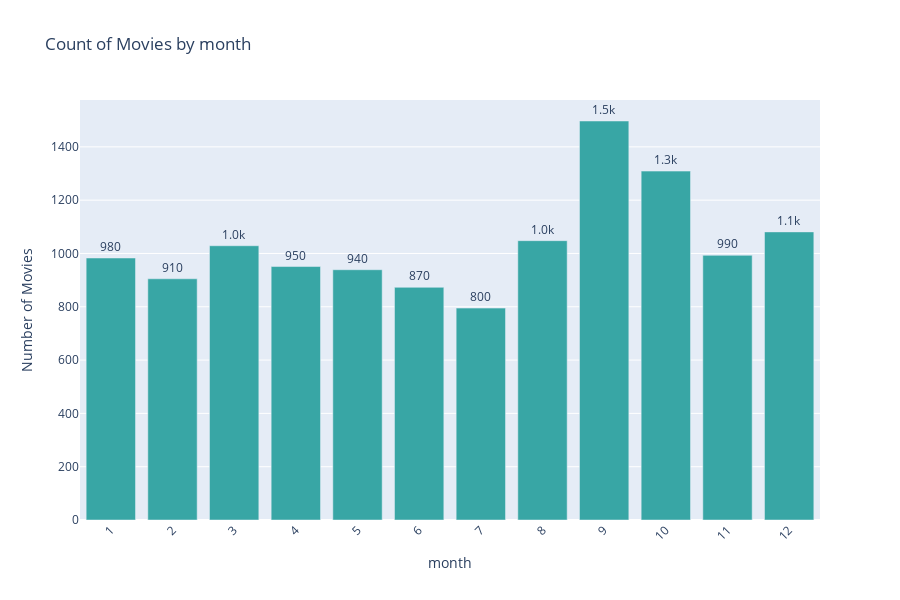

The code cell stored with this chart in its notebook:
### Code cell
plot_and_export_categorical_distribution(movie, 'month', 0, "linear", False)

### Figure 1 — Plotly figure (JSON) as saved in the notebook; plotly's stock layout.template omitted (floating-point values rounded to 4 significant figures)
{"data": [{"alignmentgroup": "True", "hovertemplate": "month=%{x}<br>Number of Movies=%{text}<extra></extra>", "legendgroup": "1", "marker": {"color": "rgba(56, 166, 165, 1)", "pattern": {"shape": ""}}, "name": "1", "offsetgroup": "1", "orientation": "v", "showlegend": true, "text": [983], "textposition": "outside", "texttemplate": "%{text:.2s}", "type": "bar", "x": ["1"], "xaxis": "x", "y": [983], "yaxis": "y"}, {"alignmentgroup": "True", "hovertemplate": "month=%{x}<br>Number of Movies=%{text}<extra></extra>", "legendgroup": "2", "marker": {"color": "rgba(56, 166, 165, 1)", "pattern": {"shape": ""}}, "name": "2", "offsetgroup": "2", "orientation": "v", "showlegend": true, "text": [905], "textposition": "outside", "texttemplate": "%{text:.2s}", "type": "bar", "x": ["2"], "xaxis": "x", "y": [905], "yaxis": "y"}, {"alignmentgroup": "True", "hovertemplate": "month=%{x}<br>Number of Movies=%{text}<extra></extra>", "legendgroup": "3", "marker": {"color": "rgba(56, 166, 165, 1)", "pattern": {"shape": ""}}, "name": "3", "offsetgroup": "3", "orientation": "v", "showlegend": true, "text": [1029], "textposition": "outside", "texttemplate": "%{text:.2s}", "type": "bar", "x": ["3"], "xaxis": "x", "y": [1029], "yaxis": "y"}, {"alignmentgroup": "True", "hovertemplate": "month=%{x}<br>Number of Movies=%{text}<extra></extra>", "legendgroup": "4", "marker": {"color": "rgba(56, 166, 165, 1)", "pattern": {"shape": ""}}, "name": "4", "offsetgroup": "4", "orientation": "v", "showlegend": true, "text": [951], "textposition": "outside", "texttemplate": "%{text:.2s}", "type": "bar", "x": ["4"], "xaxis": "x", "y": [951], "yaxis": "y"}, {"alignmentgroup": "True", "hovertemplate": "month=%{x}<br>Number of Movies=%{text}<extra></extra>", "legendgroup": "5", "marker": {"color": "rgba(56, 166, 165, 1)", "pattern": {"shape": ""}}, "name": "5", "offsetgroup": "5", "orientation": "v", "showlegend": true, "text": [939], "textposition": "outside", "texttemplate": "%{text:.2s}", "type": "bar", "x": ["5"], "xaxis": "x", "y": [939], "yaxis": "y"}, {"alignmentgroup": "True", "hovertemplate": "month=%{x}<br>Number of Movies=%{text}<extra></extra>", "legendgroup": "6", "marker": {"color": "rgba(56, 166, 165, 1)", "pattern": {"shape": ""}}, "name": "6", "offsetgroup": "6", "orientation": "v", "showlegend": true, "text": [873], "textposition": "outside", "texttemplate": "%{text:.2s}", "type": "bar", "x": ["6"], "xaxis": "x", "y": [873], "yaxis": "y"}, {"alignmentgroup": "True", "hovertemplate": "month=%{x}<br>Number of Movies=%{text}<extra></extra>", "legendgroup": "7", "marker": {"color": "rgba(56, 166, 165, 1)", "pattern": {"shape": ""}}, "name": "7", "offsetgroup": "7", "orientation": "v", "showlegend": true, "text": [795], "textposition": "outside", "texttemplate": "%{text:.2s}", "type": "bar", "x": ["7"], "xaxis": "x", "y": [795], "yaxis": "y"}, {"alignmentgroup": "True", "hovertemplate": "month=%{x}<br>Number of Movies=%{text}<extra></extra>", "legendgroup": "8", "marker": {"color": "rgba(56, 166, 165, 1)", "pattern": {"shape": ""}}, "name": "8", "offsetgroup": "8", "orientation": "v", "showlegend": true, "text": [1048], "textposition": "outside", "texttemplate": "%{text:.2s}", "type": "bar", "x": ["8"], "xaxis": "x", "y": [1048], "yaxis": "y"}, {"alignmentgroup": "True", "hovertemplate": "month=%{x}<br>Number of Movies=%{text}<extra></extra>", "legendgroup": "9", "marker": {"color": "rgba(56, 166, 165, 1)", "pattern": {"shape": ""}}, "name": "9", "offsetgroup": "9", "orientation": "v", "showlegend": true, "text": [1497], "textposition": "outside", "texttemplate": "%{text:.2s}", "type": "bar", "x": ["9"], "xaxis": "x", "y": [1497], "yaxis": "y"}, {"alignmentgroup": "True", "hovertemplate": "month=%{x}<br>Number of Movies=%{text}<extra></extra>", "legendgroup": "10", "marker": {"color": "rgba(56, 166, 165, 1)", "pattern": {"shape": ""}}, "name": "10", "offsetgroup": "10", "orientation": "v", "showlegend": true, "text": [1309], "textposition": "outside", "texttemplate": "%{text:.2s}", "type": "bar", "x": ["10"], "xaxis": "x", "y": [1309], "yaxis": "y"}, {"alignmentgroup": "True", "hovertemplate": "month=%{x}<br>Number of Movies=%{text}<extra></extra>", "legendgroup": "11", "marker": {"color": "rgba(56, 166, 165, 1)", "pattern": {"shape": ""}}, "name": "11", "offsetgroup": "11", "orientation": "v", "showlegend": true, "text": [993], "textposition": "outside", "texttemplate": "%{text:.2s}", "type": "bar", "x": ["11"], "xaxis": "x", "y": [993], "yaxis": "y"}, {"alignmentgroup": "True", "hovertemplate": "month=%{x}<br>Number of Movies=%{text}<extra></extra>", "legendgroup": "12", "marker": {"color": "rgba(56, 166, 165, 1)", "pattern": {"shape": ""}}, "name": "12", "offsetgroup": "12", "orientation": "v", "showlegend": true, "text": [1081], "textposition": "outside", "texttemplate": "%{text:.2s}", "type": "bar", "x": ["12"], "xaxis": "x", "y": [1081], "yaxis": "y"}], "layout": {"barmode": "relative", "height": 600, "legend": {"title": {"text": "month"}, "tracegroupgap": 0}, "showlegend": false, "title": {"text": "Count of Movies by month"}, "xaxis": {"anchor": "y", "categoryarray": ["1", "2", "3", "4", "5", "6", "7", "8", "9", "10", "11", "12"], "categoryorder": "array", "domain": [0, 1], "tickangle": -45, "tickfont": {"size": 12}, "title": {"text": "month"}}, "yaxis": {"anchor": "x", "domain": [0, 1], "tickfont": {"size": 12}, "title": {"text": "Number of Movies"}, "type": "linear"}}}
